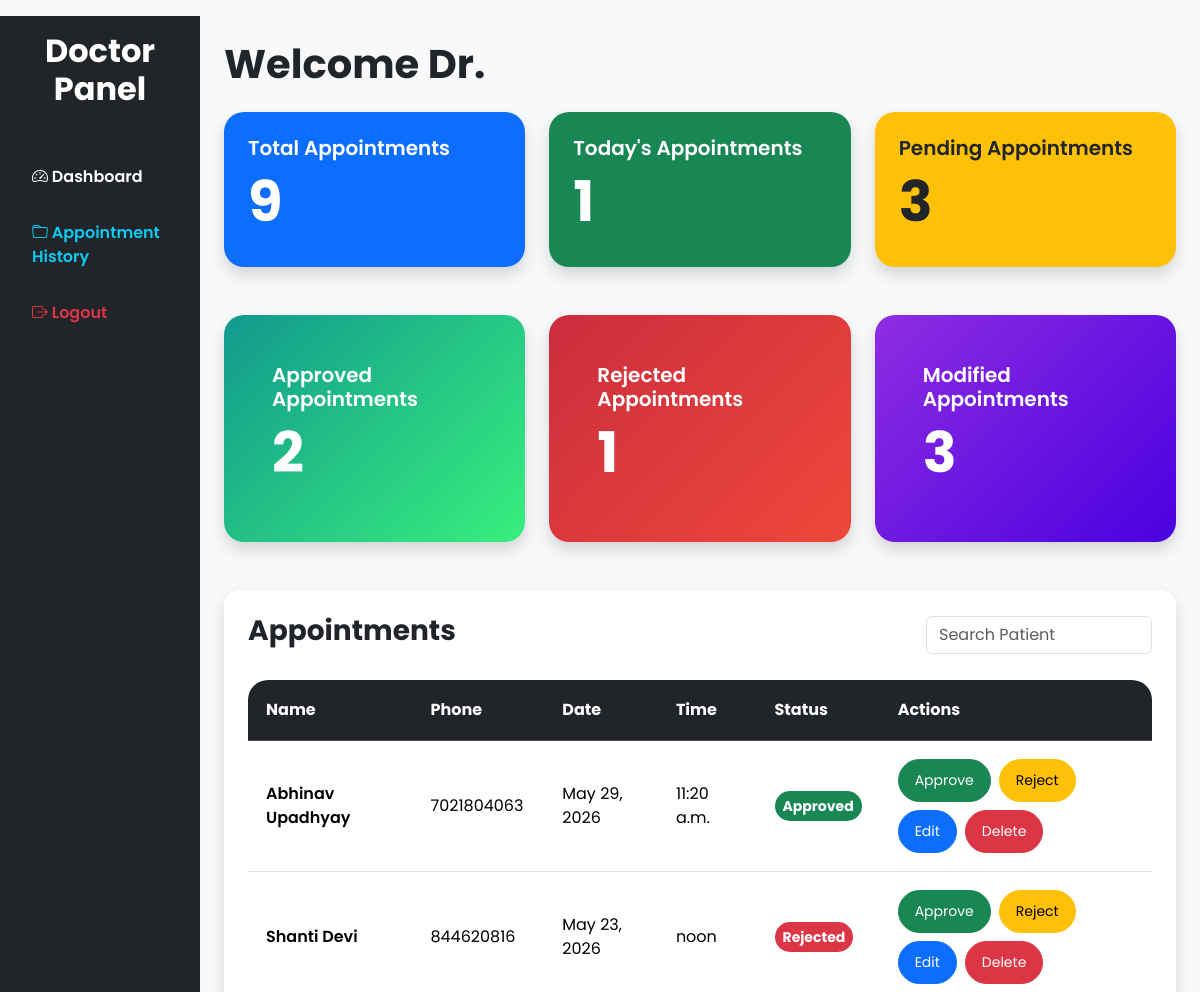
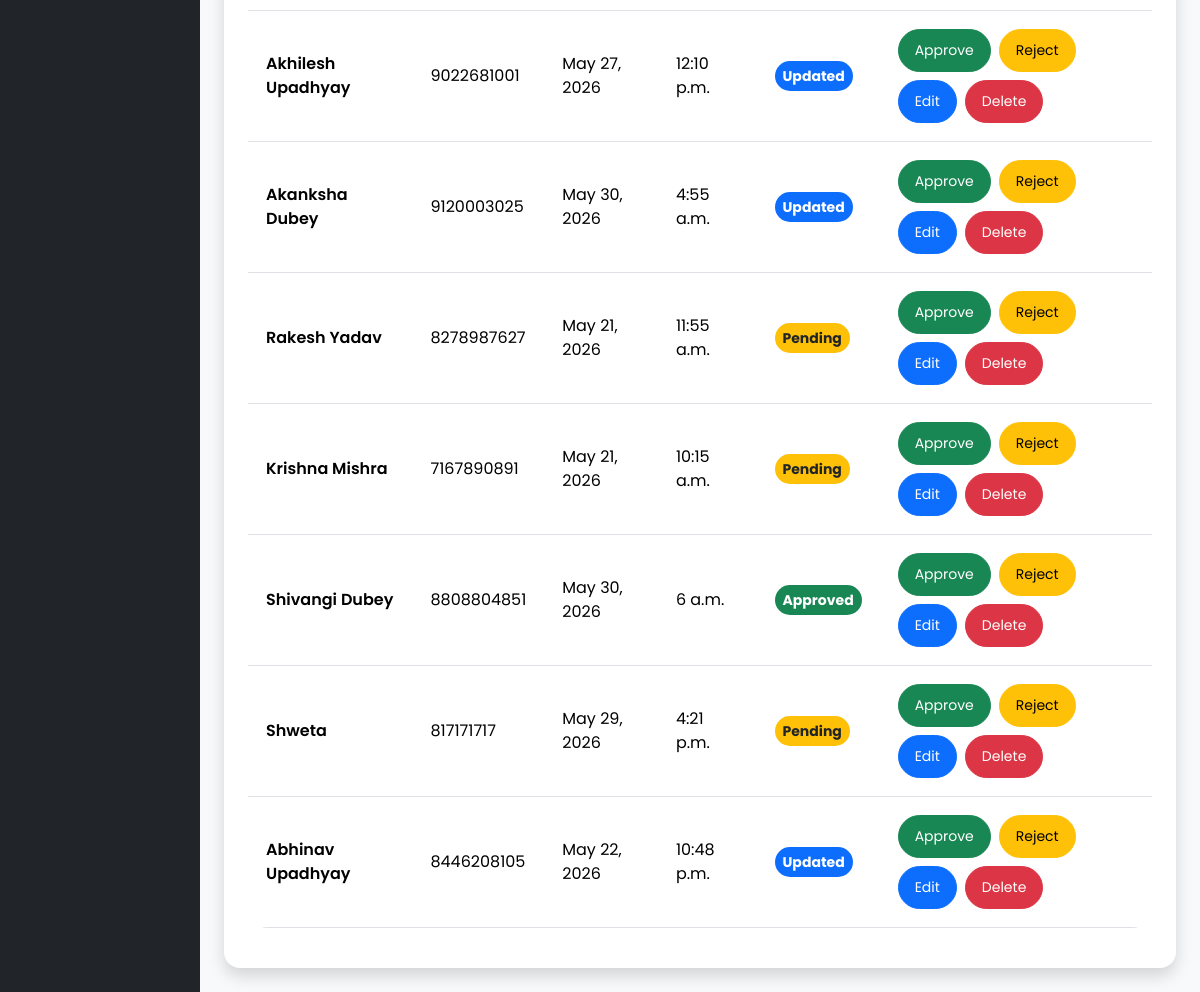
The app's page /appointments/dashboard/ with its own data (2 pictures, top to bottom).
### appointments/models.py (models this page shows, shortened)
class Appointment(models.Model):
    patient_name = models.CharField(max_length=100)
    phone = models.CharField(max_length=15)
    email = models.EmailField()
    age = models.IntegerField()
    gender = models.CharField(max_length=10)
    problem = models.TextField()
    appointment_date = models.DateField()
    appointment_time = models.TimeField()
    status = models.CharField(
    max_length=20,
    default='Pending'
                   )
    created_at = models.DateTimeField(auto_now_add=True)
    reason = models.TextField(
    blank=True,
    null=True
)

### appointments/views.py (the view)
# urls.py: path('dashboard/', dashboard, name='dashboard'),
def dashboard(request):
    appointments = Appointment.objects.all().order_by('-id')
    total_appointments = appointments.count()
    today_appointments = appointments.filter(
        appointment_date=date.today()
    ).count()
    pending_appointments = appointments.filter(
        status__iexact='Pending'
    ).count()
    approved_appointments = appointments.filter(
        status__iexact='Approved'
    ).count()
    rejected_appointments = appointments.filter(
        status__iexact='Rejected'
    ).count()
    updated_appointments = appointments.filter(
        status__iexact='Updated'
    ).count()
    return render(
        request,
        'dashboard.html',
        {
            'appointments': appointments,
            'total_appointments': total_appointments,
            'today_appointments': today_appointments,
            'pending_appointments': pending_appointments,
            'approved_appointments': approved_appointments,
            'rejected_appointments': rejected_appointments,
            'updated_appointments': updated_appointments,
        }
    )

### templates/dashboard.html (shortened to what this page needs)
{% extends 'base.html' %}
{% block content %}
<div class="container-fluid">
    <div class="row">
        <div class="col-md-2 bg-dark text-white min-vh-100 p-3">
            <h2 class="text-center fw-bold mb-5">
                Doctor Panel
            </h2>
            <ul class="nav flex-column">
                <li class="nav-item mb-3">
                    <a href="/dashboard/"
                       class="nav-link text-white fw-semibold">
                       <i class="bi bi-speedometer2"></i>
                       Dashboard
                    </a>
                </li>
                <li class="nav-item mb-3">
                    <a href="/appointments/records/"
                       class="nav-link text-info fw-semibold">
                       <i class="bi bi-folder"></i>
                       Appointment History
                    </a>
                </li>
                <li class="nav-item mb-3">
                    <a href="/logout/"
                       class="nav-link text-danger fw-semibold">
                       <i class="bi bi-box-arrow-right"></i>
                       Logout
                    </a>
                </li>
            </ul>
        </div>
        <div class="col-md-10 p-4">
            <h1 class="fw-bold mb-4">
                Welcome Dr. {{ user.username }}
            </h1>
            <div class="row g-4">
                <div class="col-md-4">
                    <div class="card shadow border-0 bg-primary text-white p-4"
                         onclick="filterAppointments('all')"
                         style="cursor:pointer; border-radius:20px;">
                        <h5 class="fw-semibold">
                            Total Appointments
                        </h5>
                        <h1 class="display-4 fw-bold">
                            {{ total_appointments }}
                        </h1>
                    </div>
                </div>
                <div class="col-md-4">
                    <div class="card shadow border-0 bg-success text-white p-4"
                         onclick="filterAppointments('today')"
                         style="cursor:pointer; border-radius:20px;">
                        <h5 class="fw-semibold">
                            Today's Appointments
                        </h5>
                        <h1 class="display-4 fw-bold">
                            {{ today_appointments }}
                        </h1>
                    </div>
                </div>
                <div class="col-md-4">
                    <div class="card shadow border-0 bg-warning text-dark p-4"
                         onclick="filterAppointments('Pending')"
                         style="cursor:pointer; border-radius:20px;">
                        <h5 class="fw-semibold">
                            Pending Appointments
                        </h5>
                        <h1 class="display-4 fw-bold">
                            {{ pending_appointments }}
                        </h1>
                    </div>
                </div>
            </div>
            <div class="row g-4 mt-4">
                <div class="col-md-4">
                    <div class="card shadow border-0 text-white p-5 h-100"
                         onclick="filterAppointments('Approved')"
                         style="
                            background: linear-gradient(135deg,#11998e,#38ef7d);
                            cursor:pointer;
                            border-radius:20px;
                         ">
                        <h5 class="fw-semibold">
                            Approved Appointments
                        </h5>
                        <h1 class="display-4 fw-bold">
                            {{ approved_appointments }}
                        </h1>
                    </div>
                </div>
                <div class="col-md-4">
                    <div class="card shadow border-0 text-white p-5 h-100"
                         onclick="filterAppointments('Rejected')"
                         style="
                            background: linear-gradient(135deg,#cb2d3e,#ef473a);
                            cursor:pointer;
                            border-radius:20px;
                         ">
                        <h5 class="fw-semibold">
                            Rejected Appointments
                        </h5>
                        <h1 class="display-4 fw-bold">
                            {{ rejected_appointments }}
                        </h1>
                    </div>
                </div>
                <div class="col-md-4">
                    <div class="card shadow border-0 text-white p-5 h-100"
                         onclick="filterAppointments('Updated')"
                         style="
                            background: linear-gradient(135deg,#8E2DE2,#4A00E0);
                            cursor:pointer;
                            border-radius:20px;
                         ">
                        <h5 class="fw-semibold">
                            Modified Appointments
                        </h5>
                        <h1 class="display-4 fw-bold">
                            {{ updated_appointments }}
                        </h1>
                    </div>
                </div>
            </div>
            <div class="card shadow border-0 rounded-4 mt-5 p-4">
                <div class="d-flex justify-content-between align-items-center flex-wrap">
                    <h3 class="fw-bold">
                        Appointments
                    </h3>
                    <input type="text"
                           id="searchInput"
                           class="form-control w-25"
                           placeholder="Search Patient">
                </div>
                <div class="table-responsive mt-4">
                    <table class="table table-hover align-middle"
                           id="appointmentTable">
                        <thead class="table-dark">
                            <tr>
                                <th>Name</th>
                                <th>Phone</th>
                                <th>Date</th>
                                <th>Time</th>
                                <th>Status</th>
                                <th>Actions</th>
                            </tr>
                        </thead>
                        <tbody>
                            {% for appointment in appointments %}
                            <tr class="appointment-row"
                                data-status="{{ appointment.status }}"
                                data-date="{{ appointment.appointment_date|date:'Y-m-d' }}">
                                <td class="fw-semibold">
                                    {{ appointment.patient_name }}
                                </td>
                                <td>
                                    {{ appointment.phone }}
                                </td>
                                <td>
                                    {{ appointment.appointment_date }}
                                </td>
                                <td>
                                    {{ appointment.appointment_time }}
                                </td>
                                <td>
                                    {% if appointment.status == 'Approved' %}
                                    <span class="badge bg-success p-2">
                                        Approved
                                    </span>
                                    {% elif appointment.status == 'Rejected' %}
                                    <span class="badge bg-danger p-2">
                                        Rejected
                                    </span>
                                    {% elif appointment.status == 'Updated' %}
                                    <span class="badge bg-primary p-2">
                                        Updated
                                    </span>
                                    {% else %}
                                    <span class="badge bg-warning text-dark p-2">
                                        Pending
                                    </span>
                                    {% endif %}
                                </td>
                                <td>
    <div class="d-flex gap-2 flex-wrap">
        <a href="/appointments/approve/{{ appointment.id }}/"
           class="btn btn-success btn-sm rounded-pill px-3">
           Approve
        </a>
        <button
            type="button"
            class="btn btn-warning btn-sm rounded-pill px-3"
            onclick="event.stopPropagation(); rejectAppointment('{{ appointment.id }}')">
            Reject
        </button>
        <a href="/appointments/edit/{{ appointment.id }}/"
           class="btn btn-primary btn-sm rounded-pill px-3">
           Edit
        </a>
        <a href="/appointments/delete/{{ appointment.id }}/"
           class="btn btn-danger btn-sm rounded-pill px-3">
           Delete
        </a>
    </div>
</td>
                            </tr>
                            {% endfor %}
                        </tbody>
                    </table>
                </div>
            </div>
        </div>
    </div>
</div>
{% endblock %}

### static/css/style.css (style rules this page uses)
body { font-family: 'Poppins', sans-serif; background: #f8f9fa; }
.btn { border-radius: 30px; }
.nav-link { font-weight: 500; transition: 0.3s; }
.btn { border-radius: 40px; padding: 10px 25px; }
.table { background: white; border-radius: 20px; overflow: hidden; }
.table th { padding: 18px; }
.table td { padding: 18px; vertical-align: middle; }
.badge { padding: 10px 16px; border-radius: 30px; font-size: 14px; }

### records on screen
Appointment: patient_name "Abhinav Upadhyay", phone "7021804063", appointment_date "May 29, 2026", appointment_time "11:20 a.m.", status "Approved"
Appointment: patient_name "Shanti Devi", phone "844620816", appointment_date "May 23, 2026", appointment_time "noon", status "Rejected"
Appointment: patient_name "Akhilesh Upadhyay", phone "9022681001", appointment_date "May 27, 2026", appointment_time "12:10 p.m.", status "Updated"
Appointment: patient_name "Akanksha Dubey", phone "9120003025", appointment_date "May 30, 2026", appointment_time "4:55 a.m.", status "Updated"
Appointment: patient_name "Rakesh Yadav", phone "8278987627", appointment_date "May 21, 2026", appointment_time "11:55 a.m.", status "Pending"
Appointment: patient_name "Krishna Mishra", phone "7167890891", appointment_date "May 21, 2026", appointment_time "10:15 a.m.", status "Pending"
Appointment: patient_name "Shivangi Dubey", phone "8808804851", appointment_date "May 30, 2026", appointment_time "6 a.m.", status "Approved"
Appointment: patient_name "Shweta", phone "817171717", appointment_date "May 29, 2026", appointment_time "4:21 p.m.", status "Pending"
Appointment: patient_name "Abhinav Upadhyay", phone "8446208105", appointment_date "May 22, 2026", appointment_time "10:48 p.m.", status "Updated"

### other values on screen
{{ total_appointments }} "9"
{{ today_appointments }} "1"
{{ pending_appointments }} "3"
{{ approved_appointments }} "2"
{{ rejected_appointments }} "1"
{{ updated_appointments }} "3"
